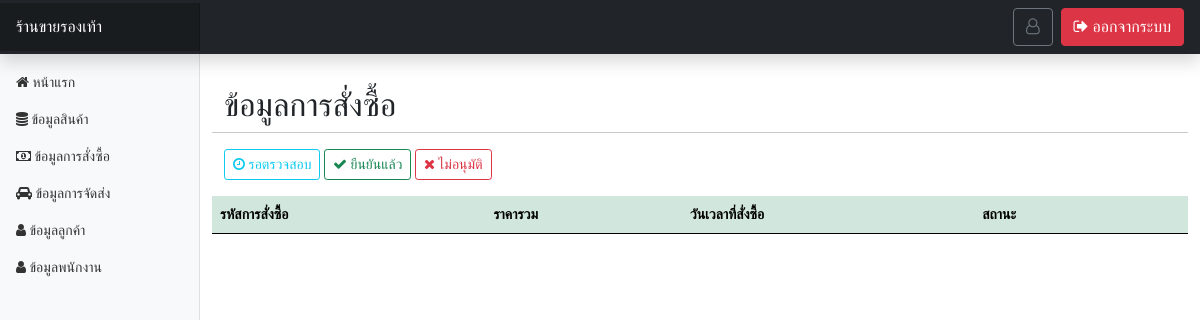
The page /page-admin/order_show.php?display=success on the database as committed earlier.
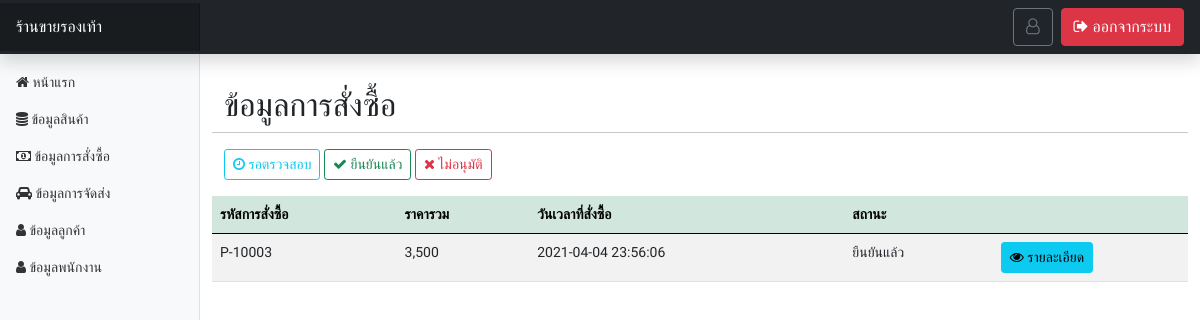
The same page on the database as committed later.
### tables this page shows
CREATE TABLE `tbl_payment` (
  `pm_id` int(50) NOT NULL,
  `pm_code` varchar(255) NOT NULL,
  `pm_img` varchar(255) NOT NULL,
  `pm_total` varchar(255) NOT NULL,
  `pm_channel` varchar(255) NOT NULL,
  `pm_date` varchar(255) NOT NULL,
  `pm_address` text NOT NULL,
  `pm_status` varchar(255) NOT NULL
);

### functions.php (called while the page is built, shortened)
<?php
class ConnectDB
{
    public $db;
    function __construct()
    {
        $DB_HOST = "localhost";
        $DB_USER = "root";
        $DB_PASS = "";
        $DB_NAME = "stoe_store";
        $con = new mysqli($DB_HOST, $DB_USER, $DB_PASS, $DB_NAME);
        $this->db = $con;
    }
    function query($data)
    {
        $result = $this->db->query($data);
        if ($result == true) {
            return $result;
        } else {
            echo "Error to query.!!";
        }
    }
}

### page-admin/order_show.php (the view, shortened to what this page needs)
<?php include('header.php'); ?>
</head>
<?php
$obj = new ConnectDB();
if (isset($_GET['display'])) {
    switch ($_GET['display']) {
        case 'success':
            $result = $obj->query("SELECT * FROM `tbl_payment` WHERE pm_status = 'ยืนยันแล้ว' ");
            break;
    }
} else {
    $result = $obj->query("SELECT * FROM `tbl_payment` WHERE pm_status = 'รอตรวจสอบ' ");
}
?>
<body>
    <?php include('navbar.php'); ?>
    <div class="container-fluid">
        <div class="row my-4">
            <?php include('sidebar.php'); ?>
            <main class="col-md-9 ms-sm-auto col-lg-10 px-md-4">
                <div class="row mt-2">
                    <h2>ข้อมูลการสั่งซื้อ</h2>
                    <hr>
                    <div class="row mb-3">
                        <div class="col-md-12">
                            <a href="order_show.php" class="btn btn-sm btn-outline-info"><i class="fa fa-clock-o" aria-hidden="true"></i> รอตรวจสอบ</a>
                            <a href="?display=success" class="btn btn-sm btn-outline-success"><i class="fa fa-check" aria-hidden="true"></i> ยืนยันแล้ว</a>
                            <a href="?display=delete" class="btn btn-sm btn-outline-danger"><i class="fa fa-times" aria-hidden="true"></i> ไม่อนุมัติ</a>
                        </div>
                    </div>
                    <table id="dtb" class="table table-striped table-hover" style="width:100%">
                        <thead>
                            <tr class="table-success">
                                <th>รหัสการสั่งซื้อ</th>
                                <th>ราคารวม</th>
                                <th>วันเวลาที่สั่งซื้อ</th>
                                <th>สถานะ</th>
                                <th></th>
                            </tr>
                        </thead>
                        <tbody>
                            <?php while ($row = $result->fetch_array()) { ?>
                                <tr>
                                    <td><?= $row['pm_code']; ?></td>
                                    <td><?= number_format($row['pm_total']); ?></td>
                                    <td><?= $row['pm_date']; ?></td>
                                    <td><?= $row['pm_status']; ?></td>
                                    <td width="20%">
                                        <?php if (isset($_GET['display']) && $_GET['display'] == 'success') { ?>
                                            <button class="btn btn-sm btn-info m-0" type="button" data-bs-toggle="modal" data-bs-target="#Modal<?= $row['pm_id'] ?>"><i class="fa fa-eye" aria-hidden="true"></i> รายละเอียด</button>
                                        <?php } else if (isset($_GET['display']) && $_GET['display'] == 'delete') { ?>
                                            <button class="btn btn-sm btn-info m-0" type="button" data-bs-toggle="modal" data-bs-target="#Modal<?= $row['pm_id'] ?>"><i class="fa fa-eye" aria-hidden="true"></i> รายละเอียด</button>
                                        <?php } ?>
                                    </td>
                                </tr>
                            <?php } ?>
                        </tbody>
                    </table>
                </div>
            </main>
        </div>
    </div>
    <?php include('call_datatable.php'); ?>
</body>
</html>

Rows that differ between the two databases and show on the page:
added tbl_payment: pm_code "P-10003", pm_total "3,500", pm_date "2021-04-04 23:56:06", pm_status "ยืนยันแล้ว"
